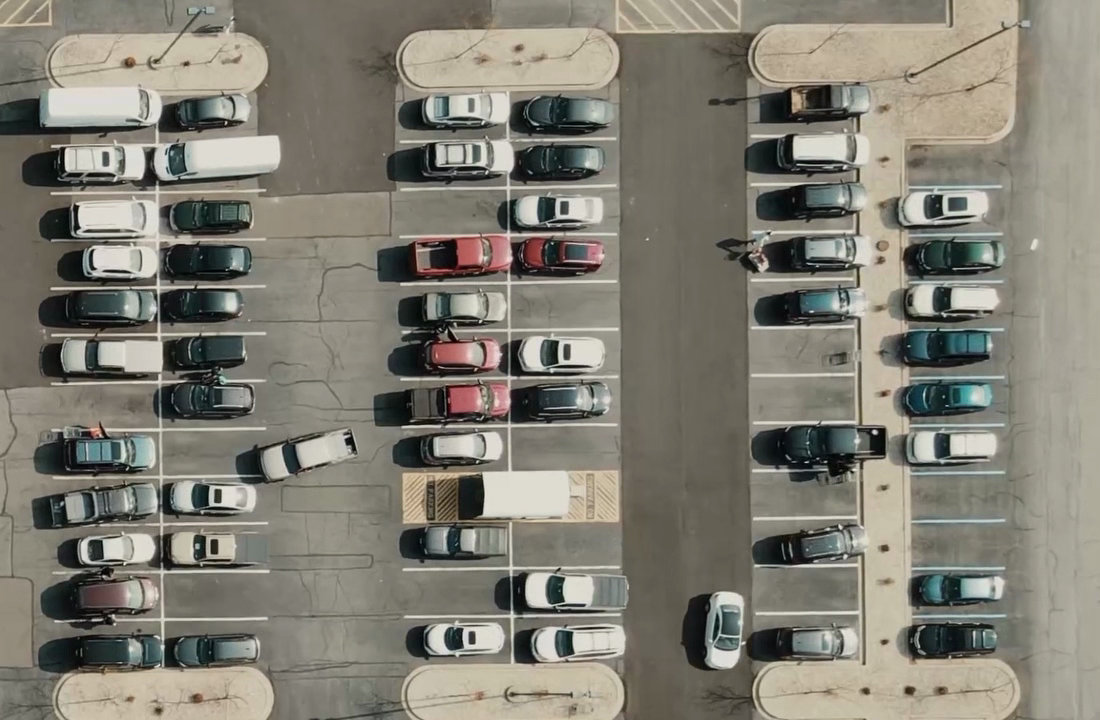
#> input picture parking_detection/parking.png, 1100 x 720 px
$ python detect_parkingSpots.py
#> lines starting #> are read from the running program, lines starting #| are printed output that depends on the picture; pictures that were not available may be replaced by others from this repository, and a replacement may not be noted
#> further down, img is the input picture: shape (720, 1100, 3); mean B, G, R 116, 126.7, 129.8
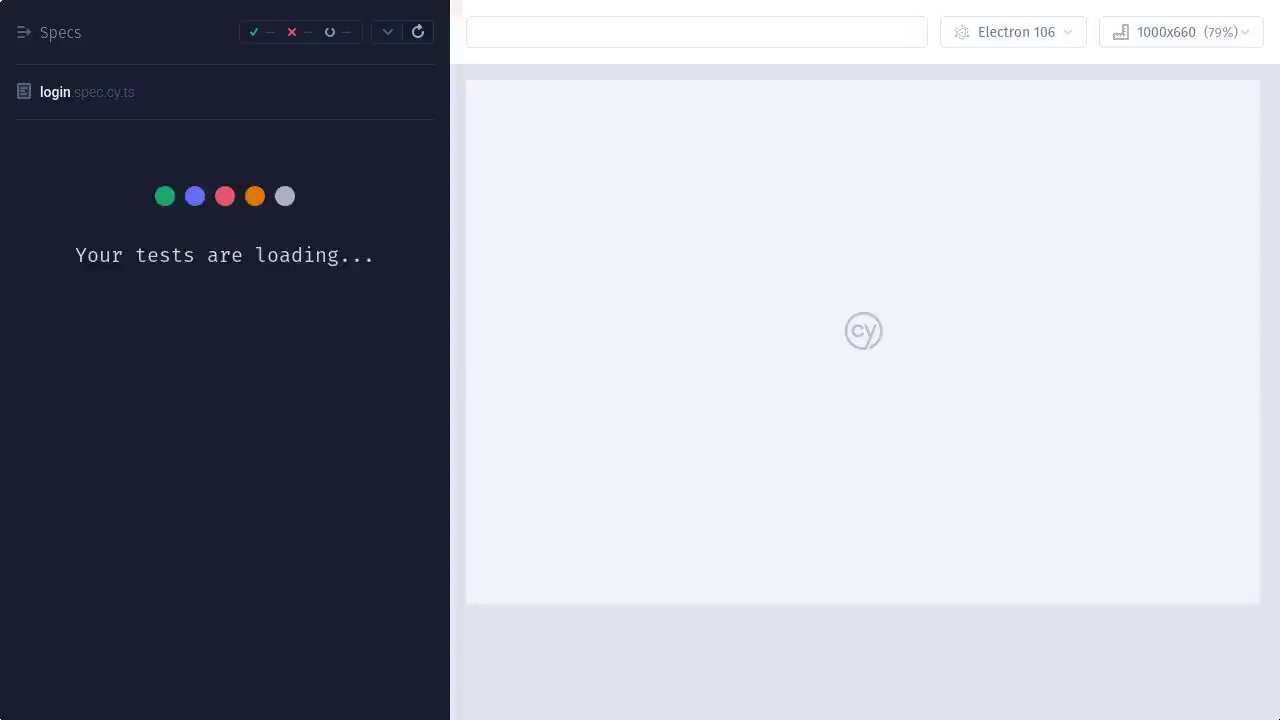
#> input picture frame 11 of parking-system-frontend/cypress/videos/login.spec.cy.ts.mp4, 1280 x 720 px, given in place of carPark.mp4, which was not available
#> further down, img is the input picture: shape (720, 1280, 3); mean B, G, R 177.3, 166, 164.5
import cv2
import numpy as np
from copy import copy,deepcopy

def dilate(img):
    kernel_size=np.ones((3,3),np.uint8)

    gray=cv2.cvtColor(img,cv2.COLOR_BGR2GRAY)
    blur=cv2.GaussianBlur(gray, (3,3), 1)
    Thresholded=cv2.adaptiveThreshold(blur,255,cv2.ADAPTIVE_THRESH_GAUSSIAN_C,cv2.THRESH_BINARY_INV,25,16)
    blur=cv2.medianBlur(Thresholded, 5)
    dilate=cv2.dilate(blur,kernel_size,iterations=1)
    return dilate


def get_parkingSpot(img):
    free_spots=0
    a=[]
    b=[]
    img_part1=copy(img[90:670,50:270])
    h,w=img_part1.shape[:2]
#> h = 580; w = 220
    nb=int(h/12)
#> nb = 48
    for i in range(0,12):
        img_part1_=copy(img_part1[i*nb:(i+1)*nb,0:int(w/2)])
        img_part2_=copy(img_part1[i*nb:(i+1)*nb,int(w/2):w])


        pixels_nb_part1=cv2.countNonZero(dilate(img_part1_))
        pixels_nb_part2=cv2.countNonZero(dilate(img_part2_))
        if(i==10):
            a.append(pixels_nb_part1)
            b.append(pixels_nb_part2)
            if(pixels_nb_part1>=745):
                cv2.rectangle(img_part1,(0,i*nb),(int(w/2),(i+1)*nb),(0,0,255),2)
            elif(pixels_nb_part1<745):
                free_spots+=1
                cv2.rectangle(img_part1,(0,i*nb),(int(w/2),(i+1)*nb),(0,255,0),2)
        if(pixels_nb_part1>=900):
            cv2.rectangle(img_part1,(0,i*nb),(int(w/2),(i+1)*nb),(0,0,255),2)
        elif(pixels_nb_part1<900):
            free_spots+=1
            cv2.rectangle(img_part1,(0,i*nb),(int(w/2),(i+1)*nb),(0,255,0),2)
        if(pixels_nb_part2>=700):
            cv2.rectangle(img_part1,(int(w/2),i*nb),(w,(i+1)*nb),(0,0,255),2)
        elif(pixels_nb_part2<700):
            free_spots+=1
            cv2.rectangle(img_part1,(int(w/2),i*nb),(w,(i+1)*nb),(0,255,),2)
#> this loop made 12 passes
#> (pixels_nb_part1, pixels_nb_part2) on passes 1 to 12: (173, 0), (770, 770), (803, 1032), (1416, 688), (0, 770), (770, 0), (770, 770), (770, 0), (770, 770), (770, 0), (770, 770), (770, 0)
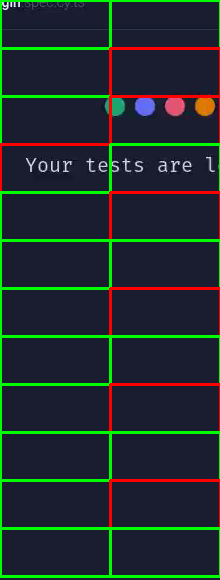
#> img_part1: shape (580, 220, 3); mean B, G, R 44.2, 44.3, 32.5
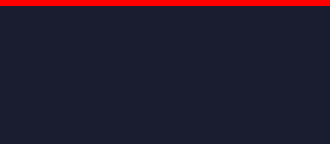
#> img_part2_: shape (48, 110, 3) (shown 3 times larger); mean B, G, R 45, 27.8, 35.5
#> after the loop, a = [770]; b = [770]; free_spots = 17


    img_part2=copy(img[90:665,400:620])

    h,w=img_part2.shape[:2]
#> h = 575
    nb=int(h/12)
#> nb = 47
    for i in range(0,12):
        img_part1_=copy(img_part2[i*nb:(i+1)*nb,0:int(w/2)])
        img_part2_=copy(img_part2[i*nb:(i+1)*nb,int(w/2):w])

        if(i!=8):
            pixels_nb_part1=cv2.countNonZero(dilate(img_part1_))
            pixels_nb_part2=cv2.countNonZero(dilate(img_part2_))
            if(pixels_nb_part1>1000):
                cv2.rectangle(img_part2,(0,i*nb+5),(int(w/2),(i+1)*nb+5),(0,0,255),2)
            elif(pixels_nb_part1<1000):
                free_spots+=1
                cv2.rectangle(img_part2,(0,i*nb+5),(int(w/2),(i+1)*nb+5),(0,255,0),2)
            if(pixels_nb_part2>1000):
                cv2.rectangle(img_part2,(int(w/2),i*nb+5),(w,(i+1)*nb+5),(0,0,255),2)
            elif(pixels_nb_part2<1000):
                free_spots+=1
                cv2.rectangle(img_part2,(int(w/2),i*nb+5),(w,(i+1)*nb+5),(0,255,0),2)
#> this loop made 12 passes
#> (pixels_nb_part1, pixels_nb_part2, free_spots) on passes 1, 2, 3, 4, 5, 6, 7, 8, 10, 11, 12: (376, 0, 19), (1025, 561, 20), (679, 561, 22), (1025, 561, 23), (679, 561, 25), (1025, 561, 26), (679, 561, 28), (1025, 561, 29), (376, 0, 31), (1025, 561, 32), (679, 559, 34)
#> img_part1_: shape (47, 110, 3)
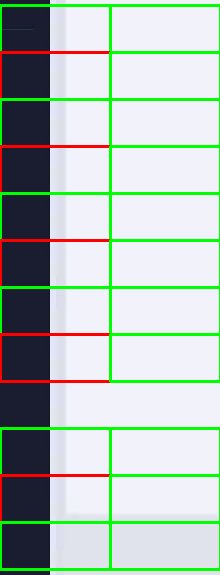
#> img_part2: shape (575, 220, 3); mean B, G, R 184.2, 192.8, 178.3
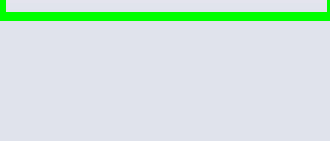
#> img_part2_: shape (47, 110, 3) (shown 3 times larger); mean B, G, R 220.5, 228.9, 209.3
#> after the loop, free_spots = 34

    img_part3=copy(img[80:665,750:1010])
    h,w=img_part3.shape[:2]
#> h = 585; w = 260
    nb=int(h/12)
#> nb = 48
    for i in range(0,12):
        img_part1_=copy(img_part3[i*nb:(i+1)*nb,0:int(w/2)])
        img_part2_=copy(img_part3[i*nb:(i+1)*nb,int(w/2):w])
        pixels_nb_part1=cv2.countNonZero(dilate(img_part1_))
        pixels_nb_part2=cv2.countNonZero(dilate(img_part2_))
        if(pixels_nb_part1>1000):
            cv2.rectangle(img_part3,(0,i*nb+5),(int(w/2)-20,(i+1)*nb+5),(0,0,255),2)
        elif(pixels_nb_part1<1000):
            free_spots+=1
            cv2.rectangle(img_part3,(0,i*nb+5),(int(w/2)-20,(i+1)*nb+5),(0,255,0),2)
        if(i!=0):
            if(pixels_nb_part2>1000):
                cv2.rectangle(img_part3,(int(w/2)+25,i*nb+5),(w,(i+1)*nb+5),(0,0,255),2)
            elif(pixels_nb_part2<1000):
                free_spots+=1
                cv2.rectangle(img_part3,(int(w/2)+25,i*nb+5),(w,(i+1)*nb+5),(0,255,0),2)
#> this loop made 12 passes
#> (pixels_nb_part1, pixels_nb_part2, free_spots) on passes 1 to 12: (0, 0, 35), (589, 0, 37), (589, 552, 39), (589, 552, 41), (715, 552, 43), (795, 583, 45), (589, 552, 47), (589, 552, 49), (589, 552, 51), (589, 552, 53), (589, 552, 55), (589, 550, 57)
#> img_part1_: shape (48, 130, 3)
#> img_part2_: shape (48, 130, 3)
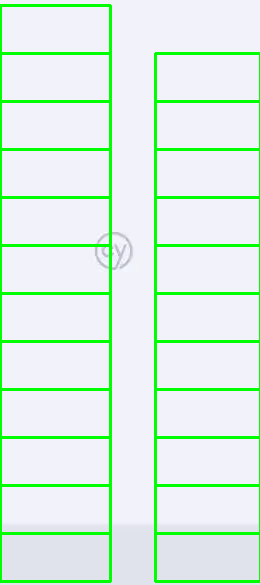
#> img_part3: shape (585, 260, 3); mean B, G, R 227.5, 241.6, 219.8
#> after the loop, free_spots = 57

    img[90:670,50:270]=img_part1
    img[90:665,400:620]=img_part2
    img[80:665,750:1010]=img_part3

    return img,free_spots,a,b
img=cv2.imread('parking.png')
video=cv2.VideoCapture('carPark.mp4')
while(1):
    ret,img=video.read()
    if not ret:
        break
    result,free,a,b=get_parkingSpot(img)
#> free = 57; a = [770]; b = [770]
    cv2.putText(result, str(free)+' free spots',(0,25),cv2.FONT_HERSHEY_SIMPLEX,1,(0,255,0), 2)
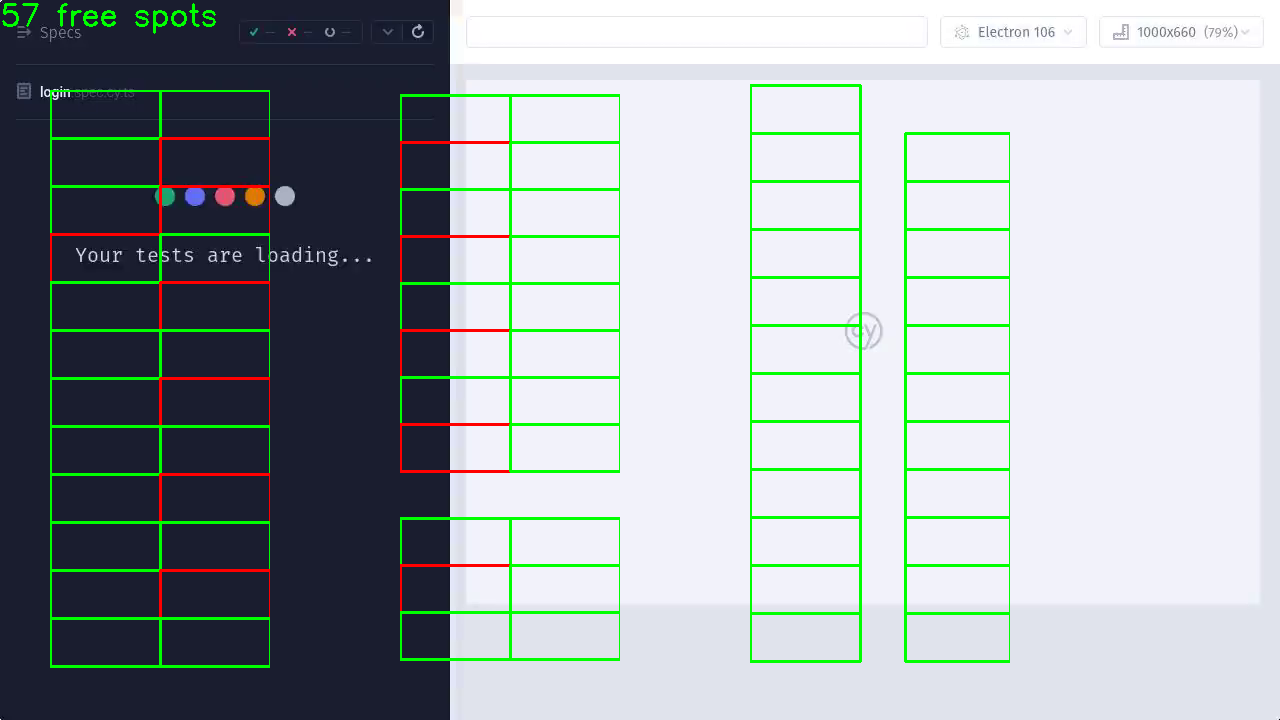
#> result: shape (720, 1280, 3); mean B, G, R 170.7, 168.6, 160.2
    cv2.imshow('test',result)
    if(cv2.waitKey(30)==ord('q')):
#> (key q is pressed here)
        cv2.destroyAllWindows()
        break
print(min(a),min(b))
#| 770 770
cv2.destroyAllWindows()
